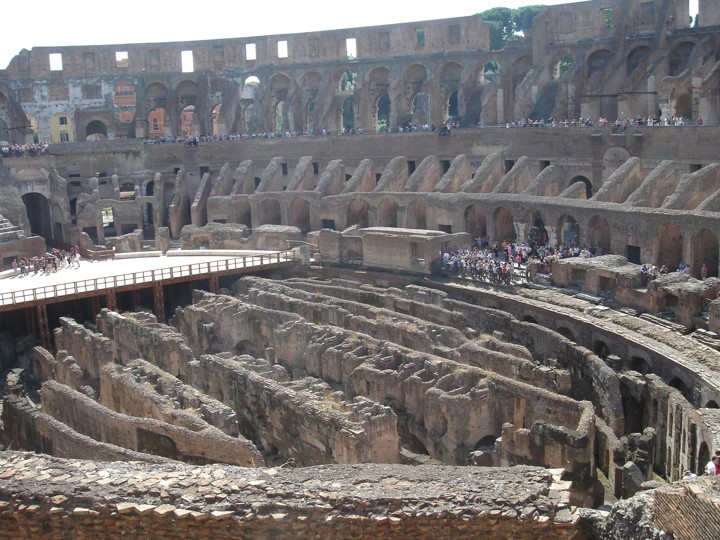
#> input picture Codigo/OpenCV/imagenes/coliseo.jpg, 720 x 540 px
$ python 'Comparacion patrones.py'
#> lines starting #> are read from the running program, lines starting #| are printed output that depends on the picture; after the words box and inside, x2 and y2 are one past the last pixel; in counts of white or black regions, pixels touching at a corner belong together
import cv2

color = (0, 155, 255)
grosor = 2

img = cv2.imread('../imagenes/coliseo.jpg')
#> img is the input picture: shape (540, 720, 3); mean B, G, R 114.8, 114.8, 118.7
patron = cv2.imread('../imagenes/coliseo_recorte.jpg')
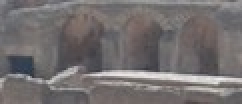
#> input picture Codigo/OpenCV/imagenes/coliseo_recorte.jpg, 121 x 52 px (shown 2 times larger)
#> patron is the input picture: shape (52, 121, 3); mean B, G, R 111, 110.7, 115.3

res = cv2.matchTemplate(img, patron, cv2.TM_SQDIFF_NORMED)
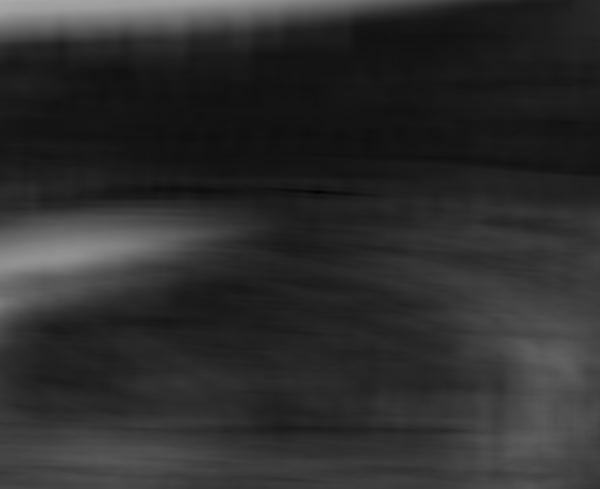
#> res: shape (489, 600) float32; min 0.00884, max 0.669, mean 0.182

min_val, max_val, min_loc, max_loc = cv2.minMaxLoc(res)
#> min_val = 0.00884; max_val = 0.669; min_loc = (318, 192); max_loc = (0, 0)
esq_sup_izq = min_loc
#> esq_sup_izq = (318, 192)
alto, ancho, _ = patron.shape
#> alto = 52; ancho = 121
esq_inf_der = (esq_sup_izq[0] + ancho, esq_sup_izq[1] + alto)
#> esq_inf_der = (439, 244)

cv2.rectangle(img, esq_sup_izq, esq_inf_der, color, grosor)
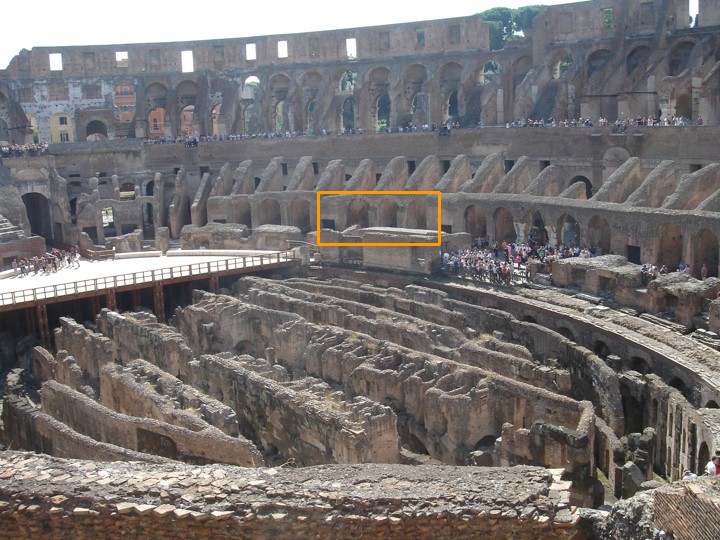
#> img: shape (540, 720, 3); 0.27% of pixels changed, all inside (x1, y1, x2, y2) = (317, 191, 441, 246)

cv2.imshow('Imagen original', img)
cv2.imshow('Patron', patron)


cv2.waitKey(0)
cv2.destroyAllWindows()
